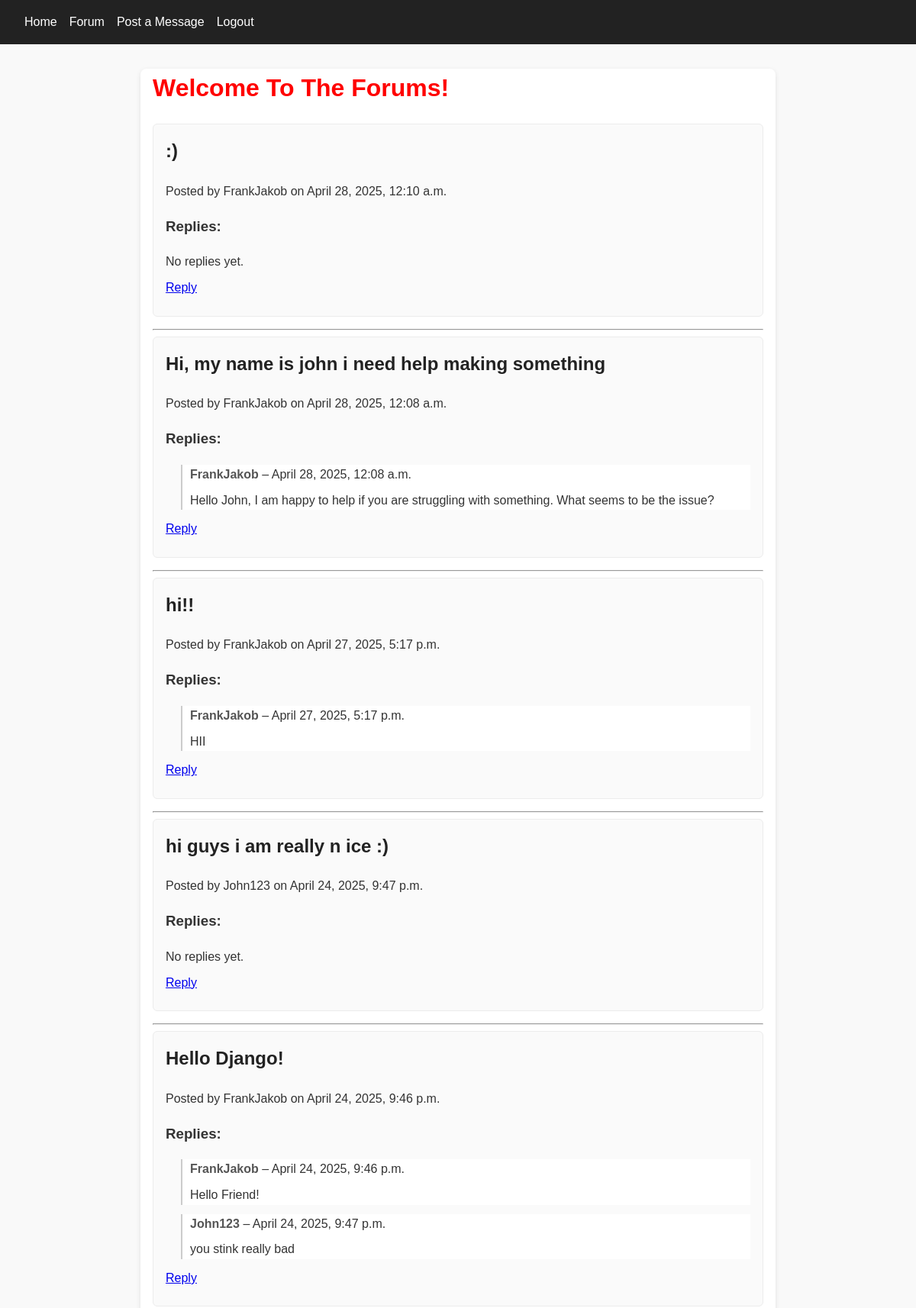
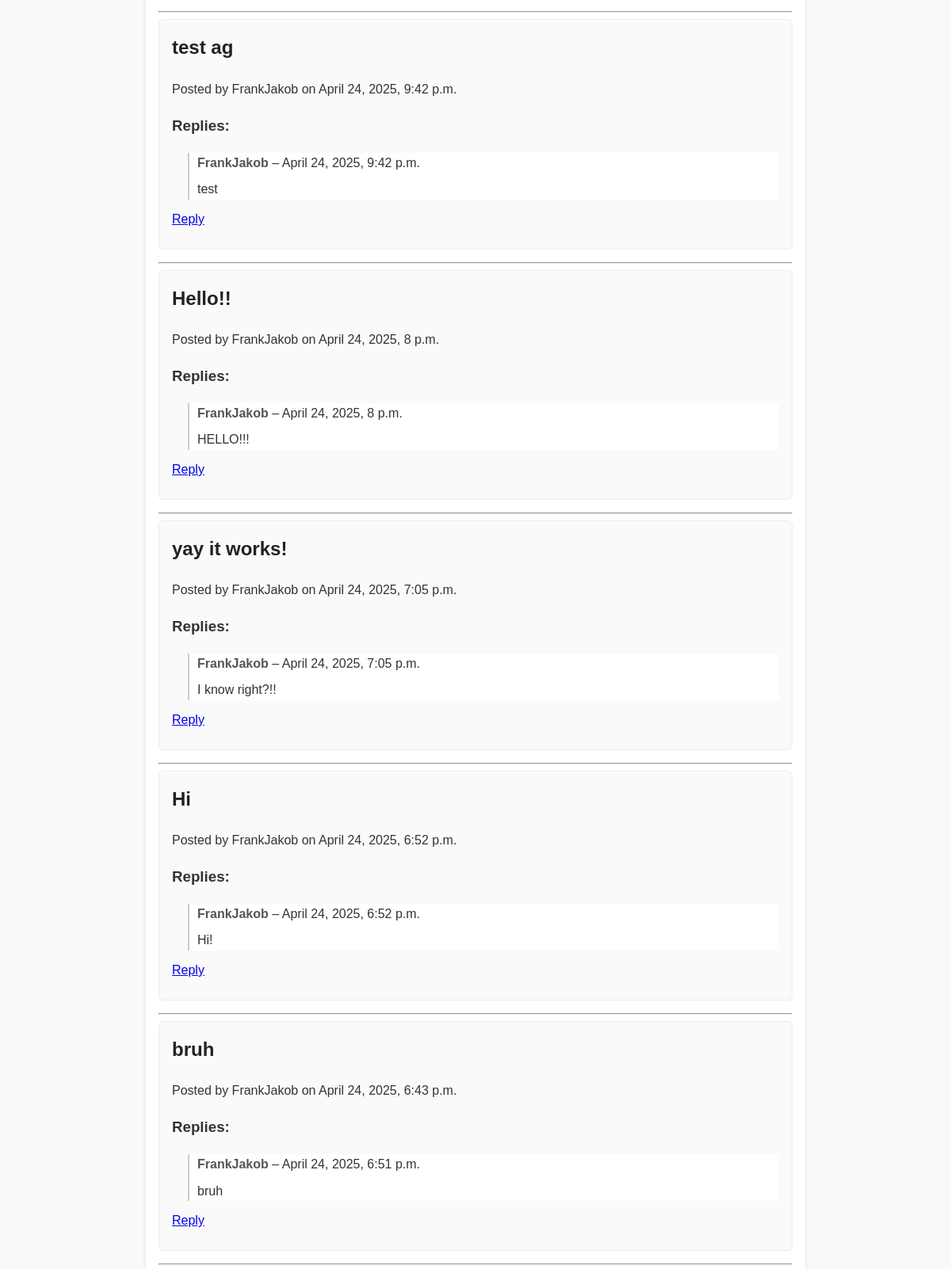
The page /forum/ (signed in, upper part) on the database its author committed (2 pictures, top to bottom).
### my_app/models.py (models this page shows, shortened)
class Message(models.Model):
    user = models.ForeignKey(User, on_delete=models.CASCADE)  # Who posted the message
    content = models.TextField()  # Content of the message
    created_at = models.DateTimeField(auto_now_add=True)  # Timestamp when the message was created
    updated_at = models.DateTimeField(auto_now=True)  # Timestamp when the message was last updated

class Reply(models.Model):
    message = models.ForeignKey(Message, related_name='replies', on_delete=models.CASCADE)
    user = models.ForeignKey(User, on_delete=models.CASCADE)
    content = models.TextField()
    created_at = models.DateTimeField(auto_now_add=True)

### my_app/views.py (the view, shortened to what this page needs)
# urls.py: path('forum/', views.forum_view, name='forum'),
@login_required
def forum_view(request):
    posts = Message.objects.all().order_by('-created_at')
    reply_form = ReplyForm()
    return render(request, 'forum/forum.html', {
        'posts': posts,
        'reply_form': reply_form,
    })

### my_app/templates/forum/forum.html (shortened to what this page needs)
{% extends 'base_generic.html' %}
{% block content %}
  <h1 style="color: red;">Welcome To The Forums!</h1>
  {% if posts %}
    {% for message in posts %}
      <div class="message">
        <h2>{{ message.content }}</h2>
        <p>Posted by {{ message.user.username }} on {{ message.created_at }}</p>
        <h3>Replies:</h3>
        {% if message.replies.all %}
          {% for reply in message.replies.all %}
            <div class="reply" style="margin-left:20px; border-left:2px solid #ccc; padding-left:10px;">
              <strong>{{ reply.user.username }}</strong> – {{ reply.created_at }}
              <p>{{ reply.content }}</p>
            </div>
          {% endfor %}
        {% else %}
          <p>No replies yet.</p>
        {% endif %}
        <p>
          <a href="#reply-form"
             class="reply-link"
             data-msg-id="{{ message.id }}">
            Reply
          </a>
        </p>
      </div>
      <hr>
    {% endfor %}
  {% else %}
    <p>No messages yet. Be the first to post!</p>
  {% endif %}
{% endblock %}

### my_app/templates/base_generic.html (shortened to what this page needs)
<!DOCTYPE html>
<html lang="en">
<head>
</head>
<body>
    <header>
        <nav>
            <ul>
                <li><a href="/">Home</a></li>
                <li><a href="/forum">Forum</a></li>
                <li><a href="/forum/post">Post a Message</a></li>
                <li><a href="{% url 'logout' %}">Logout</a></li>
            </ul>
        </nav>
    </header>
    <main>
        {% block content %}
        {% endblock %}
    </main>
</body>
</html>

### my_app/templates/base_generic.html (style rules this page uses)
body { font-family: Arial, sans-serif; line-height: 1.6; margin: 0; padding: 0; background: #f9f9f9; color: #333; }
header, footer { background: #222; color: #fff; padding: 1rem 2rem; }
nav ul { list-style: none; margin: 0; padding: 0; display: flex; }
nav li + li { margin-left: 1rem; }
nav a { color: #fff; text-decoration: none; }
main { max-width: 800px; margin: 2rem auto; padding: 0 1rem; background: #fff; border-radius: 8px; box-shadow: 0 2px 6px rgba(0, 0, 0, 0.1); }
.message { padding: 1rem; border: 1px solid #ececec; border-radius: 6px; margin-bottom: 1rem; background: #fafafa; }
.message h2 { margin-top: 0; color: #222; }
.message p { margin: 0.5rem 0; }
.reply { margin-left: 1.5rem; padding-left: 1rem; border-left: 3px solid #ddd; margin-bottom: 0.75rem; background: #fff; }
.reply strong { color: #555; }

### rows shown on the page
Message: content ":)", user.username "FrankJakob", created_at "April 28, 2025, 12:10 a.m.", shows "No replies yet."
Message: content "Hi, my name is john i need help making something", user.username "FrankJakob", created_at "April 28, 2025, 12:08 a.m."
Reply: user.username "FrankJakob", created_at "April 28, 2025, 12:08 a.m.", content "Hello John, I am happy to help if you are struggling with something. What seems to be the issue?"
Message: content "hi!!", user.username "FrankJakob", created_at "April 27, 2025, 5:17 p.m."
Reply: user.username "FrankJakob", created_at "April 27, 2025, 5:17 p.m.", content "HII"
Message: content "hi guys i am really n ice :)", user.username "John123", created_at "April 24, 2025, 9:47 p.m.", shows "No replies yet."
Message: content "Hello Django!", user.username "FrankJakob", created_at "April 24, 2025, 9:46 p.m."
Reply: user.username "FrankJakob", created_at "April 24, 2025, 9:46 p.m.", content "Hello Friend!"
Reply: user.username "John123", created_at "April 24, 2025, 9:47 p.m.", content "you stink really bad"
Message: content "test ag", user.username "FrankJakob", created_at "April 24, 2025, 9:42 p.m."
Reply: user.username "FrankJakob", created_at "April 24, 2025, 9:42 p.m.", content "test"
Message: content "Hello!!", user.username "FrankJakob", created_at "April 24, 2025, 8 p.m."
Reply: user.username "FrankJakob", created_at "April 24, 2025, 8 p.m.", content "HELLO!!!"
Message: content "yay it works!", user.username "FrankJakob", created_at "April 24, 2025, 7:05 p.m."
Reply: user.username "FrankJakob", created_at "April 24, 2025, 7:05 p.m.", content "I know right?!!"
Message: content "Hi", user.username "FrankJakob", created_at "April 24, 2025, 6:52 p.m."
Reply: user.username "FrankJakob", created_at "April 24, 2025, 6:52 p.m.", content "Hi!"
Message: content "bruh", user.username "FrankJakob", created_at "April 24, 2025, 6:43 p.m."
Reply: user.username "FrankJakob", created_at "April 24, 2025, 6:51 p.m.", content "bruh"
